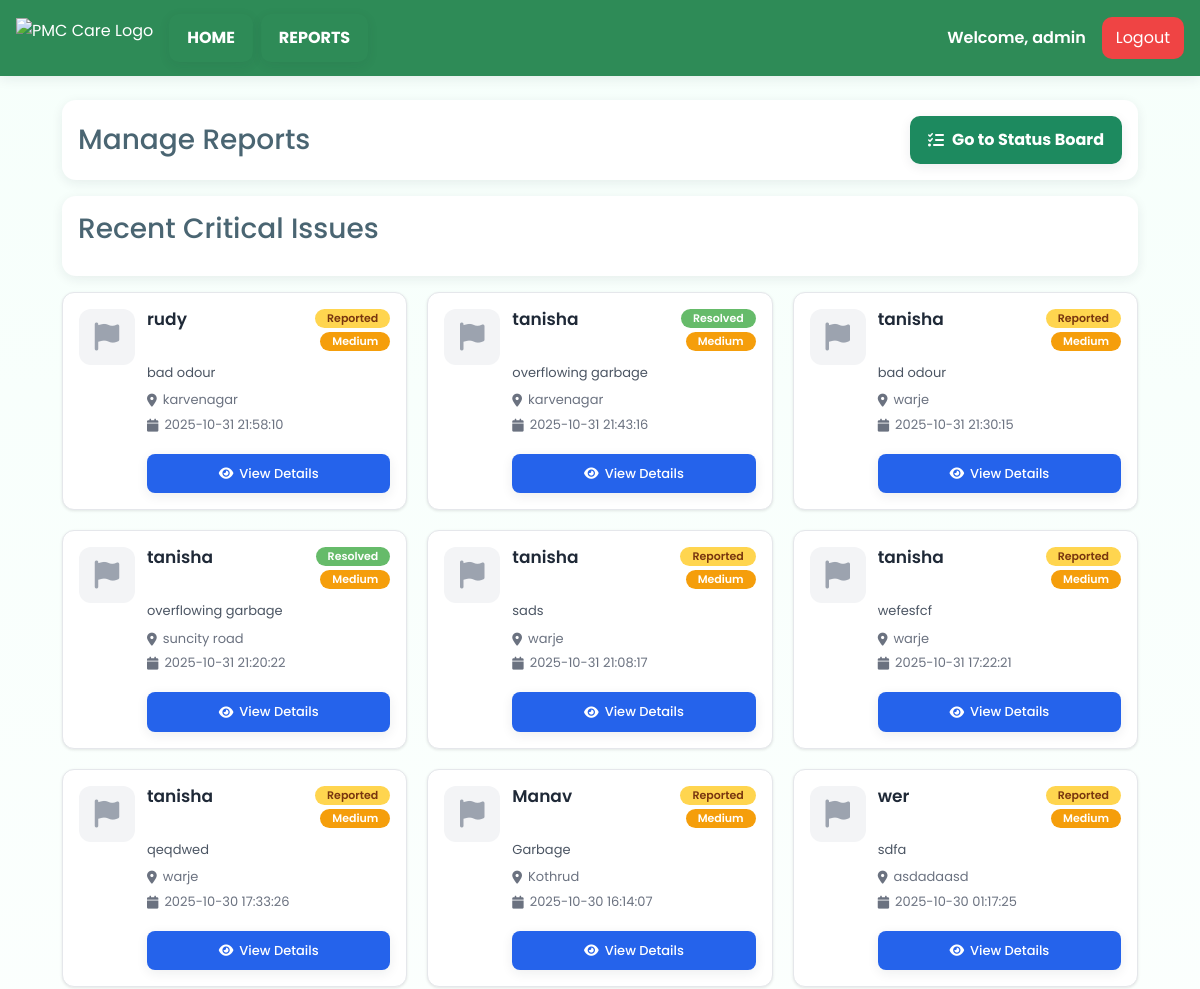
/employee/dashboard (signed in, upper part), run on an earlier commit of the app's database.
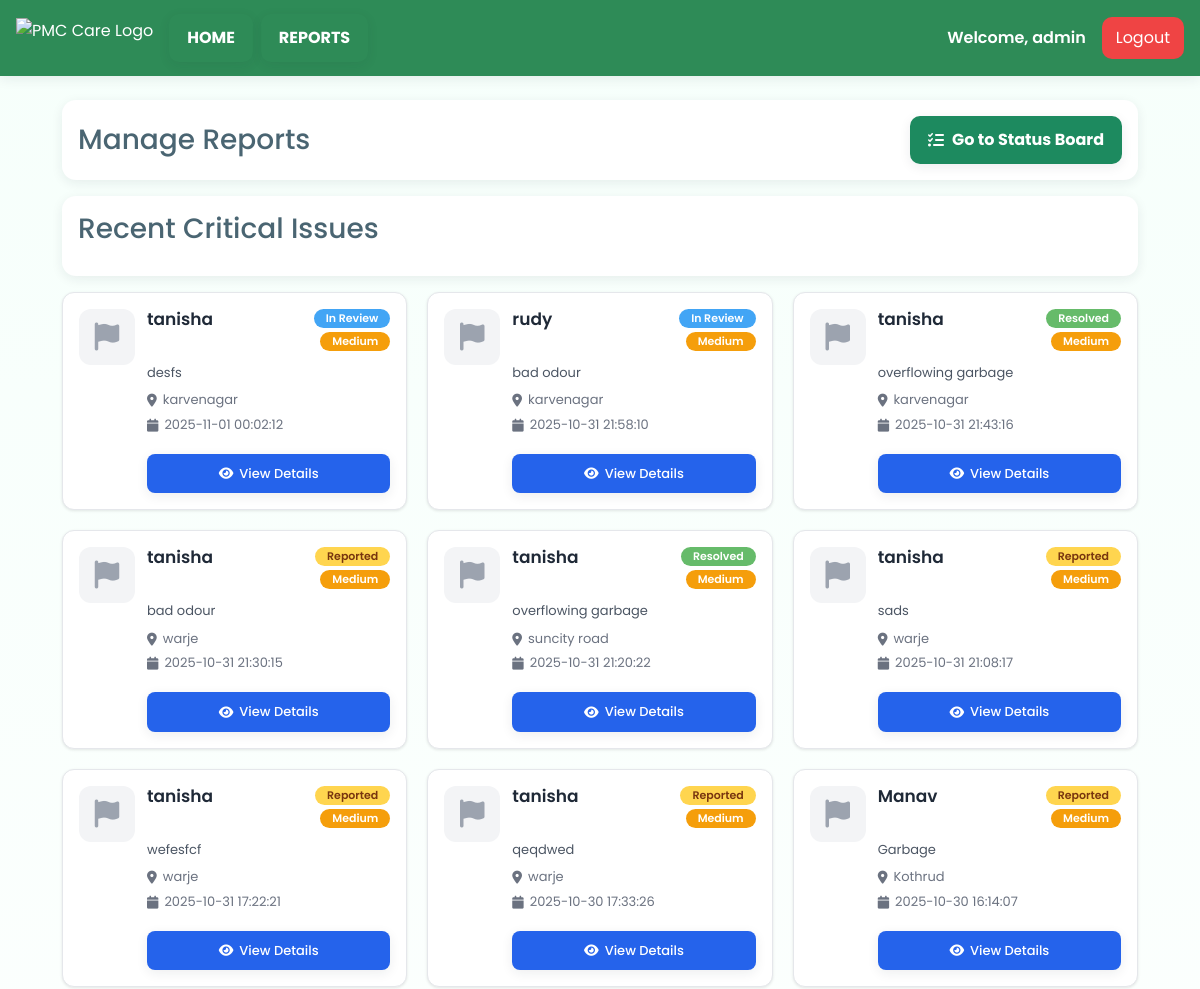
And on a later commit of the database.
### tables this page shows
CREATE TABLE reports (
        id INTEGER PRIMARY KEY AUTOINCREMENT,
        name TEXT,
        location TEXT,
        description TEXT,
        image_path TEXT,
        severity TEXT,
        coverage REAL,
        preview_path TEXT,
        status TEXT DEFAULT "Pending",
        created_at TEXT
    , latitude REAL, longitude REAL);

### app.py (the view)
@app.route("/employee/dashboard")
def employee_dashboard():
    if "employee" not in session:
        return redirect(url_for("employee"))  # Redirect if not logged in
    try:
        init_reports_db()
    except Exception as e:
        print("⚠️ init_reports_db failed:", e)
    try:
        conn = sqlite3.connect("reports.db")
        conn.row_factory = sqlite3.Row
        cursor = conn.cursor()
        cursor.execute("SELECT * FROM reports ORDER BY created_at DESC")
        reports = cursor.fetchall()
        conn.close()
        error_message = None
    except Exception as e:
        print("⚠️ Error loading reports:", e)
        reports = []
        error_message = "Could not load reports from the database."
    return render_template("employee_dashboard.html", reports=reports, error_message=error_message)

### app.py (called while the page is built)
def init_reports_db():
    conn = sqlite3.connect('reports.db')
    c = conn.cursor()
    c.execute('''CREATE TABLE IF NOT EXISTS reports (
        id INTEGER PRIMARY KEY AUTOINCREMENT,
        name TEXT,
        location TEXT,
        description TEXT,
        image_path TEXT,
        severity TEXT,
        coverage REAL,
        preview_path TEXT,
        status TEXT DEFAULT "Pending",
        created_at TEXT,
        latitude REAL,
        longitude REAL
    )''')
    conn.commit()
    conn.close()
    migrate_reports_db_add_coords()

def migrate_reports_db_add_coords():
    conn = sqlite3.connect('reports.db')
    cursor = conn.cursor()
    cursor.execute("PRAGMA table_info(reports);")
    cols = [row[1] for row in cursor.fetchall()]
    if 'latitude' not in cols:
        try:
            cursor.execute("ALTER TABLE reports ADD COLUMN latitude REAL;")
        except Exception as e:
            print("Could not add latitude column:", e)
    if 'longitude' not in cols:
        try:
            cursor.execute("ALTER TABLE reports ADD COLUMN longitude REAL;")
        except Exception as e:
            print("Could not add longitude column:", e)
    conn.commit()
    conn.close()

### templates/employee_dashboard.html (shortened to what this page needs)
<!DOCTYPE html>
<html lang="en">
<head>
    <link href="https://cdn.jsdelivr.net/npm/bootstrap@5.3.3/dist/css/bootstrap.min.css" rel="stylesheet">
    <link rel="stylesheet" href="https://cdnjs.cloudflare.com/ajax/libs/font-awesome/6.5.0/css/all.min.css">
    <link rel="stylesheet" href="{{ url_for('static', filename='css/index.css') }}">
    <link rel="stylesheet" href="{{ url_for('static', filename='css/employee_dashboard.css') }}">
</head>
<body>
    <header class="navbar navbar-expand-lg px-3">
        <div class="nav-left d-flex align-items-center gap-3">
            <img src="{{ url_for('static', filename='logo.png') }}" alt="PMC Care Logo" class="logo" style="height:40px;">
            <nav>
                <ul class="list-unstyled d-flex gap-2 m-0">
                    <li><button class="btn btn-outline-primary" onclick="window.location.href='{{ url_for('admin') }}'">HOME</button></li>
                    <li><button class="btn btn-outline-primary" onclick="window.location.href='{{ url_for('employee_dashboard') }}'">REPORTS</button></li>
                </ul>
            </nav>
        </div>
        <div class="d-flex align-items-center gap-3">
            <span class="fw-semibold">Welcome, {{ session.get('employee', 'Employee') }}</span>
            <a href="{{ url_for('employee_logout') }}" class="logout-btn">Logout</a>
        </div>
    </header>
    <div class="container my-4">
        <div class="card p-3 mb-3 d-flex flex-md-row flex-column align-items-md-center justify-content-between">
            <h3 class="section-title m-0">Manage Reports</h3>
            <a href="{{ url_for('admin_dashboard') }}" class="btn btn-primary mt-2 mt-md-0"><i class="fa-solid fa-list-check"></i> Go to Status Board</a>
        </div>
        <div class="card p-3 mb-3">
            <h3 class="section-title">Recent Critical Issues</h3>
        </div>
        <div class="reports-grid">
            {% for report in reports %}
            {% set raw_status = report['status'] or 'Pending' %}
            {% set display_status = 'Reported' if raw_status == 'Pending' else raw_status %}
            {% set severity = report['severity'] or 'Medium' %}
            <article class="report-card" data-status="{{ display_status }}" data-id="{{ report['id'] }}">
                <div class="card__icon">
                    <i class="fa-solid fa-{{ 'trash-can' if 'garbage' in (report['name'] or '')|lower or 'trash' in (report['name'] or '')|lower else 'droplet' if 'drain' in (report['name'] or '')|lower or 'water' in (report['name'] or '')|lower else 'cloud' if 'air' in (report['name'] or '')|lower else 'flag' }}"></i>
                </div>
                <div class="card__content">
                    <header class="card__header">
                        <h3 class="card__title">{{ report['name'] or 'Untitled Report' }}</h3>
                        <div class="card__badges">
                            <span class="badge badge--{{ display_status | lower | replace(' ', '-') }}">{{ display_status }}</span>
                            <span class="badge badge--severity badge--severity-{{ severity | lower }}">{{ severity }}</span>
                        </div>
                    </header>
                    <div class="card__body">
                        <p class="desc">{{ (report['description'] or '')[:100] }}{% if (report['description'] or '')|length > 100 %}...{% endif %}</p>
                        <div class="card__meta">
                            <p class="meta"><i class="fa-solid fa-location-dot"></i> {{ report['location'] }}</p>
                            <p class="meta"><i class="fa-solid fa-calendar"></i> {{ report['created_at'] }}</p>
                        </div>
                    </div>
                    <footer class="card__footer">
                        <a href="{{ url_for('report_details', report_id=report['id']) }}" class="btn btn--view"><i class="fa-solid fa-eye"></i> View Details</a>
                    </footer>
                </div>
            </article>
            {% else %}
                <p class="no-data">No reports available.</p>
            {% endfor %}
        </div>
    </div>
</body>
</html>

What changed in the data, as far as the page shows it:
no longer on this page (row unchanged): reports: name "wer", display_status "Reported", severity "Medium", description "sdfa", location "asdadaasd", created_at "2025-10-30 01:17:25"
added reports: name "tanisha", status "In Review", severity "Medium", description "desfs", location "karvenagar", created_at "2025-11-01 00:02:12"
changed reports "rudy": status "Reported" → "In Review"
